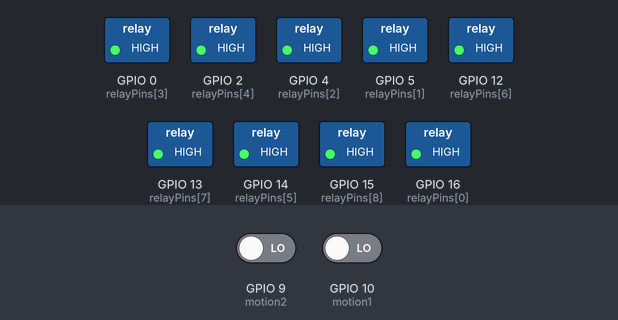
A sketch run on a simulated ESP8266 (NodeMCU). Shown: switched loads named in the sketch (green lamp = pin HIGH). Inputs (shaded band) come from the test bench; at power-on: GPIO 9 (motion2) LOW, GPIO 10 (motion1) LOW. WiFi joins after 1.5 s; servers stay silent unless stated; what the sketch prints to the serial monitor is not drawn.

Above: at 2.7 s.
2.8 s: GPIO 9 (motion2) driven HIGH
At 2.92 s:
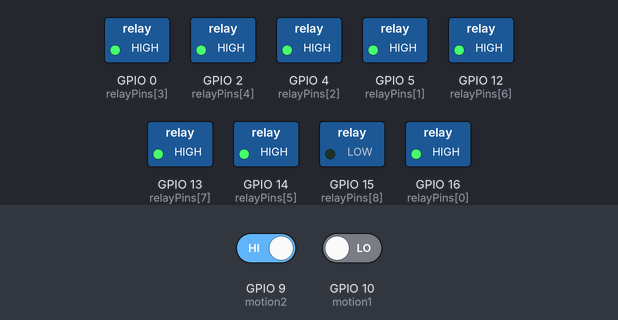
At 5.4 s:
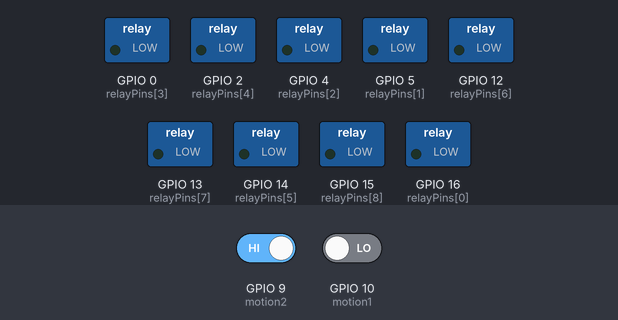
Timing chart, 0 to 16.8 s (numbered marks = the images above; inputs shaded):
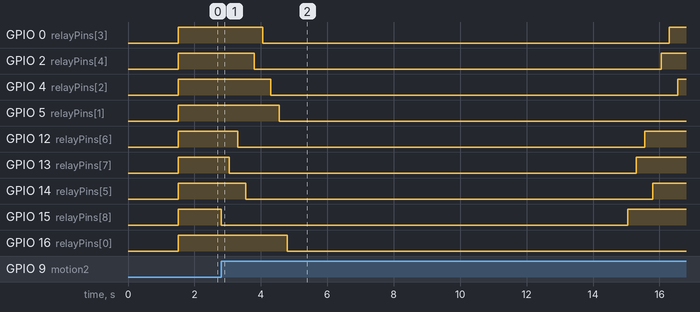

Measured:
- after the input at 2.8 s, GPIO 0 (relayPins[3]): HIGH → LOW after 1.3 s, → HIGH 12.3 s later; GPIO 2 (relayPins[4]): HIGH → LOW after 1.0 s, → HIGH 12.3 s later; GPIO 4 (relayPins[2]): HIGH → LOW after 1.5 s, → HIGH 12.3 s later; GPIO 5 (relayPins[1]): HIGH → LOW after 1.8 s; GPIO 12 (relayPins[6]): HIGH → LOW after 0.50 s, → HIGH 12.3 s later

The sketch:

StairsSeqAlexa.ino
```cpp
// LED stairs sequence by Lukasz Dziwosz 2018 for NodeMCU coded in Arduino IDE
// Amazon Alexa enabled, 2 PIR(motion) sensors

#include <Arduino.h>
#include <ESP8266WiFi.h> //enabling wifi on NodeMCU
#include "fauxmoESP.h"

/* Network credentials */
#define WIFI_SSID "YOURNETWORK"
#define WIFI_PASS "WIFIPASSWORD"

/* Serial Monitor*/
#define SERIAL_BAUDRATE 115200

/* Belkin WeMo emulation */
fauxmoESP fauxmo;

/* Set Relay Pins and PIR pins*/
int relayPins[] = {16, 5, 4, 0, 2, 14, 12, 13, 15};       // an array of pin numbers to which relays are attached
// pins D0(GPIO16), D1,...D8 on NodeMCU, please refer to pinout image.
int pinCount = 9;  // the number of pins (i.e. the length of the array)

const int motion1 = 10; // pir sensors pins, pin SDD3(GPIO10) on NodeMcu
const int motion2 = 9; // pni SDD2(GPIO9)

void setup() {

Serial.begin(SERIAL_BAUDRATE);
// put your setup code here, to run once:

//setup and wifi connection
 wifiSetup();

//Set PIR pins to inputs
 pinMode(motion1, INPUT);
 pinMode(motion2, INPUT);

//Set relay pins to outputs
 for (int thisPin = 0; thisPin < pinCount; thisPin++) {
    pinMode(relayPins[thisPin], INPUT_PULLUP);
    pinMode(relayPins[thisPin], OUTPUT);
    digitalWrite(relayPins[thisPin], HIGH); //start as relay off if connected to NO(normally open)
  }

// Device Names for Simulated Wemo switches
 fauxmo.addDevice("Stairs");

 fauxmo.onMessage(callback);

}

void loop() {
// put your main code here, to run repeatedly:

 //fauxmo.handle();

 int sensor1 = digitalRead(motion1); //declaring variable to hold sensor data
 int sensor2 = digitalRead(motion2);

 if(sensor1 == HIGH && sensor2 == LOW){ //bottom sensor
    Serial.println("Bottom sensor triggered");
    sequenceUp();
  }else if(sensor1 == LOW && sensor2 == HIGH){ //top to bottom
    Serial.println("Top sensor triggered");
    sequenceDown();
    }else{
 fauxmo.handle();
  }
}
/* ---------------------------------------------------------------------------
Light Sequence Methods
----------------------------------------------------------------------------*/
void sequenceUp(){
 for (int thisPin = 0; thisPin < pinCount; thisPin++) {
    digitalWrite(relayPins[thisPin], LOW); // energize relays until all on
    delay(250);} //quarter of a second delay adjust if needed
 delay(10000); // stay on for 10 seconds going up
 for (int thisPin = 0; thisPin < pinCount; thisPin++) {
    digitalWrite(relayPins[thisPin], HIGH); // de-energize relays until all off
    delay(250);}
  delay(50); // little delay to avoid bouncing
}
void sequenceDown(){
  for (int thisPin = 8; thisPin >= 0; thisPin--) {
    digitalWrite(relayPins[thisPin], LOW); // energize relays until all on
    delay(250);
  }
  delay(10000); // stay on for 10 seconds going down
  for (int thisPin = 8; thisPin >= 0; thisPin--){
  digitalWrite(relayPins[thisPin], HIGH); // de-energize relays until all off
  delay(250);
  }
  delay(50); // little delay to avoid bouncing
}

/* ---------------------------------------------------------------------------
Device Callback (Alexa calling)
----------------------------------------------------------------------------*/
void callback(uint8_t device_id, const char * device_name, bool state)
{
 Serial.print("Device "); Serial.print(device_name);
 Serial.print(" state: ");
 if (state)
 {
   Serial.println("ON");
   for (int thisPin = 0; thisPin < pinCount; thisPin++) {
   digitalWrite(relayPins[thisPin], LOW);
    }
 }
 else
 {
   Serial.println("OFF");
   for (int thisPin = 0; thisPin < pinCount; thisPin++) {
   digitalWrite(relayPins[thisPin], HIGH);
        }
 }

}
/* -----------------------------------------------------------------------------
 Wifi Setup
 -----------------------------------------------------------------------------*/
void wifiSetup()
{
   // Set WIFI module to STA mode
   WiFi.mode(WIFI_STA);

   // Connect
   Serial.println ();
   Serial.printf("[WIFI] Connecting to %s ", WIFI_SSID);
   Serial.println();
   WiFi.begin(WIFI_SSID, WIFI_PASS);

   // Wait
   while (WiFi.status() != WL_CONNECTED)
   {
      Serial.print(".");
      delay(100);
   }
   Serial.print(" ==> CONNECTED!" );
   Serial.println();

   // Connected!
   Serial.printf("[WIFI] STATION Mode, SSID: %s, IP address: %s\n", WiFi.SSID().c_str(), WiFi.localIP().toString().c_str());
   Serial.println();

}
```
